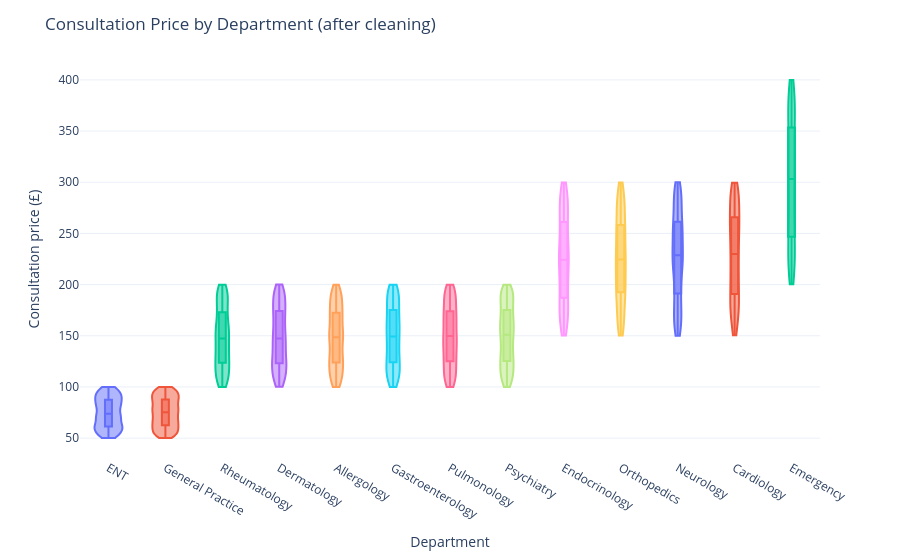

Notebook cell for this chart:
### Code cell
order = df_cleaned.groupby('Department', observed=True)['Consultation Price'].median().sort_values().index.astype(str).tolist()

fig = px.violin(df_cleaned, x="Department", y="Consultation Price", color="Department", box=True, category_orders={"Department": order})
fig.update_traces(spanmode="hard")  
fig.update_layout(template="plotly_white", showlegend=False, title="Consultation Price by Department (after cleaning)", xaxis_title="Department", yaxis_title="Consultation price (£)")
fig.show()

### Figure 1 — Plotly figure (JSON) as saved in the notebook; plotly's stock layout.template omitted (floating-point values rounded to 4 significant figures; data arrays with more than 128 entries replaced by an {"elided": "..."} marker saying what was removed)
{"data": [{"alignmentgroup": "True", "box": {"visible": true}, "hovertemplate": "Department=%{x}<br>Consultation Price=%{y}<extra></extra>", "legendgroup": "ENT", "marker": {"color": "#636efa"}, "name": "ENT", "offsetgroup": "ENT", "orientation": "v", "scalegroup": "True", "showlegend": true, "spanmode": "hard", "type": "violin", "x": {"elided": "653 str values"}, "x0": " ", "xaxis": "x", "y": {"elided": "653 float values"}, "y0": " ", "yaxis": "y"}, {"alignmentgroup": "True", "box": {"visible": true}, "hovertemplate": "Department=%{x}<br>Consultation Price=%{y}<extra></extra>", "legendgroup": "General Practice", "marker": {"color": "#EF553B"}, "name": "General Practice", "offsetgroup": "General Practice", "orientation": "v", "scalegroup": "True", "showlegend": true, "spanmode": "hard", "type": "violin", "x": {"elided": "1331 str values"}, "x0": " ", "xaxis": "x", "y": {"elided": "1331 float values"}, "y0": " ", "yaxis": "y"}, {"alignmentgroup": "True", "box": {"visible": true}, "hovertemplate": "Department=%{x}<br>Consultation Price=%{y}<extra></extra>", "legendgroup": "Rheumatology", "marker": {"color": "#00cc96"}, "name": "Rheumatology", "offsetgroup": "Rheumatology", "orientation": "v", "scalegroup": "True", "showlegend": true, "spanmode": "hard", "type": "violin", "x": {"elided": "678 str values"}, "x0": " ", "xaxis": "x", "y": {"elided": "678 float values"}, "y0": " ", "yaxis": "y"}, {"alignmentgroup": "True", "box": {"visible": true}, "hovertemplate": "Department=%{x}<br>Consultation Price=%{y}<extra></extra>", "legendgroup": "Dermatology", "marker": {"color": "#ab63fa"}, "name": "Dermatology", "offsetgroup": "Dermatology", "orientation": "v", "scalegroup": "True", "showlegend": true, "spanmode": "hard", "type": "violin", "x": {"elided": "661 str values"}, "x0": " ", "xaxis": "x", "y": {"elided": "661 float values"}, "y0": " ", "yaxis": "y"}, {"alignmentgroup": "True", "box": {"visible": true}, "hovertemplate": "Department=%{x}<br>Consultation Price=%{y}<extra></extra>", "legendgroup": "Allergology", "marker": {"color": "#FFA15A"}, "name": "Allergology", "offsetgroup": "Allergology", "orientation": "v", "scalegroup": "True", "showlegend": true, "spanmode": "hard", "type": "violin", "x": {"elided": "672 str values"}, "x0": " ", "xaxis": "x", "y": {"elided": "672 float values"}, "y0": " ", "yaxis": "y"}, {"alignmentgroup": "True", "box": {"visible": true}, "hovertemplate": "Department=%{x}<br>Consultation Price=%{y}<extra></extra>", "legendgroup": "Gastroenterology", "marker": {"color": "#19d3f3"}, "name": "Gastroenterology", "offsetgroup": "Gastroenterology", "orientation": "v", "scalegroup": "True", "showlegend": true, "spanmode": "hard", "type": "violin", "x": {"elided": "696 str values"}, "x0": " ", "xaxis": "x", "y": {"elided": "696 float values"}, "y0": " ", "yaxis": "y"}, {"alignmentgroup": "True", "box": {"visible": true}, "hovertemplate": "Department=%{x}<br>Consultation Price=%{y}<extra></extra>", "legendgroup": "Pulmonology", "marker": {"color": "#FF6692"}, "name": "Pulmonology", "offsetgroup": "Pulmonology", "orientation": "v", "scalegroup": "True", "showlegend": true, "spanmode": "hard", "type": "violin", "x": {"elided": "653 str values"}, "x0": " ", "xaxis": "x", "y": {"elided": "653 float values"}, "y0": " ", "yaxis": "y"}, {"alignmentgroup": "True", "box": {"visible": true}, "hovertemplate": "Department=%{x}<br>Consultation Price=%{y}<extra></extra>", "legendgroup": "Psychiatry", "marker": {"color": "#B6E880"}, "name": "Psychiatry", "offsetgroup": "Psychiatry", "orientation": "v", "scalegroup": "True", "showlegend": true, "spanmode": "hard", "type": "violin", "x": {"elided": "1359 str values"}, "x0": " ", "xaxis": "x", "y": {"elided": "1359 float values"}, "y0": " ", "yaxis": "y"}, {"alignmentgroup": "True", "box": {"visible": true}, "hovertemplate": "Department=%{x}<br>Consultation Price=%{y}<extra></extra>", "legendgroup": "Endocrinology", "marker": {"color": "#FF97FF"}, "name": "Endocrinology", "offsetgroup": "Endocrinology", "orientation": "v", "scalegroup": "True", "showlegend": true, "spanmode": "hard", "type": "violin", "x": {"elided": "690 str values"}, "x0": " ", "xaxis": "x", "y": {"elided": "690 float values"}, "y0": " ", "yaxis": "y"}, {"alignmentgroup": "True", "box": {"visible": true}, "hovertemplate": "Department=%{x}<br>Consultation Price=%{y}<extra></extra>", "legendgroup": "Orthopedics", "marker": {"color": "#FECB52"}, "name": "Orthopedics", "offsetgroup": "Orthopedics", "orientation": "v", "scalegroup": "True", "showlegend": true, "spanmode": "hard", "type": "violin", "x": {"elided": "593 str values"}, "x0": " ", "xaxis": "x", "y": {"elided": "593 float values"}, "y0": " ", "yaxis": "y"}, {"alignmentgroup": "True", "box": {"visible": true}, "hovertemplate": "Department=%{x}<br>Consultation Price=%{y}<extra></extra>", "legendgroup": "Neurology", "marker": {"color": "#636efa"}, "name": "Neurology", "offsetgroup": "Neurology", "orientation": "v", "scalegroup": "True", "showlegend": true, "spanmode": "hard", "type": "violin", "x": {"elided": "690 str values"}, "x0": " ", "xaxis": "x", "y": {"elided": "690 float values"}, "y0": " ", "yaxis": "y"}, {"alignmentgroup": "True", "box": {"visible": true}, "hovertemplate": "Department=%{x}<br>Consultation Price=%{y}<extra></extra>", "legendgroup": "Cardiology", "marker": {"color": "#EF553B"}, "name": "Cardiology", "offsetgroup": "Cardiology", "orientation": "v", "scalegroup": "True", "showlegend": true, "spanmode": "hard", "type": "violin", "x": {"elided": "642 str values"}, "x0": " ", "xaxis": "x", "y": {"elided": "642 float values"}, "y0": " ", "yaxis": "y"}, {"alignmentgroup": "True", "box": {"visible": true}, "hovertemplate": "Department=%{x}<br>Consultation Price=%{y}<extra></extra>", "legendgroup": "Emergency", "marker": {"color": "#00cc96"}, "name": "Emergency", "offsetgroup": "Emergency", "orientation": "v", "scalegroup": "True", "showlegend": true, "spanmode": "hard", "type": "violin", "x": {"elided": "682 str values"}, "x0": " ", "xaxis": "x", "y": {"elided": "682 float values"}, "y0": " ", "yaxis": "y"}], "layout": {"legend": {"title": {"text": "Department"}, "tracegroupgap": 0}, "margin": {"t": 60}, "showlegend": false, "title": {"text": "Consultation Price by Department (after cleaning)"}, "violinmode": "overlay", "xaxis": {"anchor": "y", "categoryarray": ["ENT", "General Practice", "Rheumatology", "Dermatology", "Allergology", "Gastroenterology", "Pulmonology", "Psychiatry", "Endocrinology", "Orthopedics", "Neurology", "Cardiology", "Emergency"], "categoryorder": "array", "domain": [0, 1], "title": {"text": "Department"}}, "yaxis": {"anchor": "x", "domain": [0, 1], "title": {"text": "Consultation price (£)"}}}}
